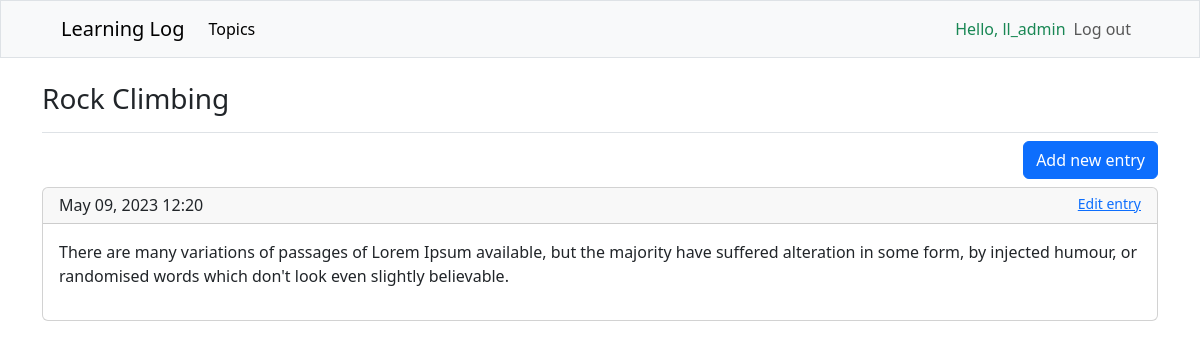
Page /topics/2 (signed in) on the committed database.
### learning_logs/models.py (models this page shows, shortened)
class Topic(models.Model):
    text = models.CharField(max_length=200)
    date_added = models.DateTimeField(auto_now=True)
    owner = models.ForeignKey(get_user_model(), on_delete=models.CASCADE)
    def __str__(self):
        return self.text

class Entry(models.Model):
    topic = models.ForeignKey(Topic, on_delete=models.CASCADE)
    text = models.TextField(default='')
    date_added = models.DateTimeField(auto_now=True)
    class Meta:
        verbose_name_plural = 'entries'

### learning_logs/views.py (the view)
# urls.py: path('topics/<int:topic_id>', views.topic, name='topic'),
@login_required
def topic(request, topic_id):
    topic_ = Topic.objects.get(id=topic_id)
    check_owner(topic_, request.user)
    entries = topic_.entry_set.order_by('-date_added')
    context = {'topic': topic_, 'entries': entries}
    return render(request, 'learning_logs/topic.html', context)

### learning_logs/views.py (called while the page is built)
def check_owner(topic_: Topic, user: User):
    if topic_.owner != user:
        raise Http404

### learning_logs/templates/learning_logs/topic.html
{% extends "learning_logs/base.html" %}
{% block page_header %}
    <div class="pb-2 mb-2 border-bottom">
        <h3>{{ topic }}</h3>
    </div>
{% endblock page_header %}
{% block content %}
    {% if entries %}
        <div class="d-flex flex-row-reverse mb-2">
            <a href="{% url 'learning_logs:new_entry' topic.id %}" class="btn btn-primary" role="button">Add new entry</a>
        </div>
        {% for entry in entries %}
            <div class="card mb-3">
                <h6 class="card-header d-flex">
                    <span class="flex-grow-1">{{ entry.date_added|date:'M d, Y H:i' }}</span>
                    <small>
                        <a href="{% url 'learning_logs:edit_entry' entry.id %}" class="">Edit entry</a>
                    </small>
                </h6>
                <div class="card-body">
                    {{ entry.text|linebreaks }}
                </div>
            </div>
        {% endfor %}
    {% else %}
        <div class="alert alert-primary" role="alert">
          There are no entries for this topic yet. <a href="{% url 'learning_logs:new_entry' topic.id %}" class="alert-link">Make an entry</a> summarizing what you've learned.
        </div>
    {% endif %}
{% endblock content %}

### learning_logs/templates/learning_logs/base.html (shortened to what this page needs)
<!DOCTYPE html>
{% load django_bootstrap5 %}
{% load i18n %}
{% get_current_language as LANGUAGE_CODE %}
<html lang="{{ LANGUAGE_CODE|default:'en_us' }}">
<head>
    {% bootstrap_css %}
</head>
<body>
    {% block sidebar %}
        <nav class="navbar navbar-expand-lg bg-light mb-4 px-5 border">
            <div class="container-fluid">
                <a class="navbar-brand" href="{% url 'learning_logs:index' %}">Learning Log</a>
                <div class="collapse navbar-collapse" id="navbarSupportedContent">
                    <ul class="navbar-nav flex-grow-1 me-auto mb-2 mb-lg-0">
                        <li class="nav-item">
                            <a class="nav-link active" aria-current="page" href="{% url 'learning_logs:topics' %}">Topics</a>
                        </li>
                    </ul>
                    <ul class="navbar-nav me-auto mb-2 mb-lg-0">
                        {% if user.is_authenticated %}
                            <li class="nav-item d-flex">
                                <span class="navbar-text flex-fill text-success">Hello, {{ user.username }}</span>
                            </li>
                            <li class="nav-item">
                                <a class="nav-link" href="{% url 'users:logout' %}">Log out</a>
                            </li>
                        {% endif %}
                    </ul>
                </div>
            </div>
        </nav>
    {% endblock sidebar %}
    <main role="main" class="container">
        {% block page_header %}{% endblock page_header %}
        {% block content %}{% endblock content %}
    </main>
</body>
</html>

### rows in the picture
Topic: text "Rock Climbing"
Entry: date_added "May 09, 2023 12:20", text "There are many variations of passages of Lorem Ipsum available, but the majority have suffered alteration in some form, by injected humour, or randomised words which don't look even slightly believable."

### other values in the picture
{{ user.username }} "ll_admin"
